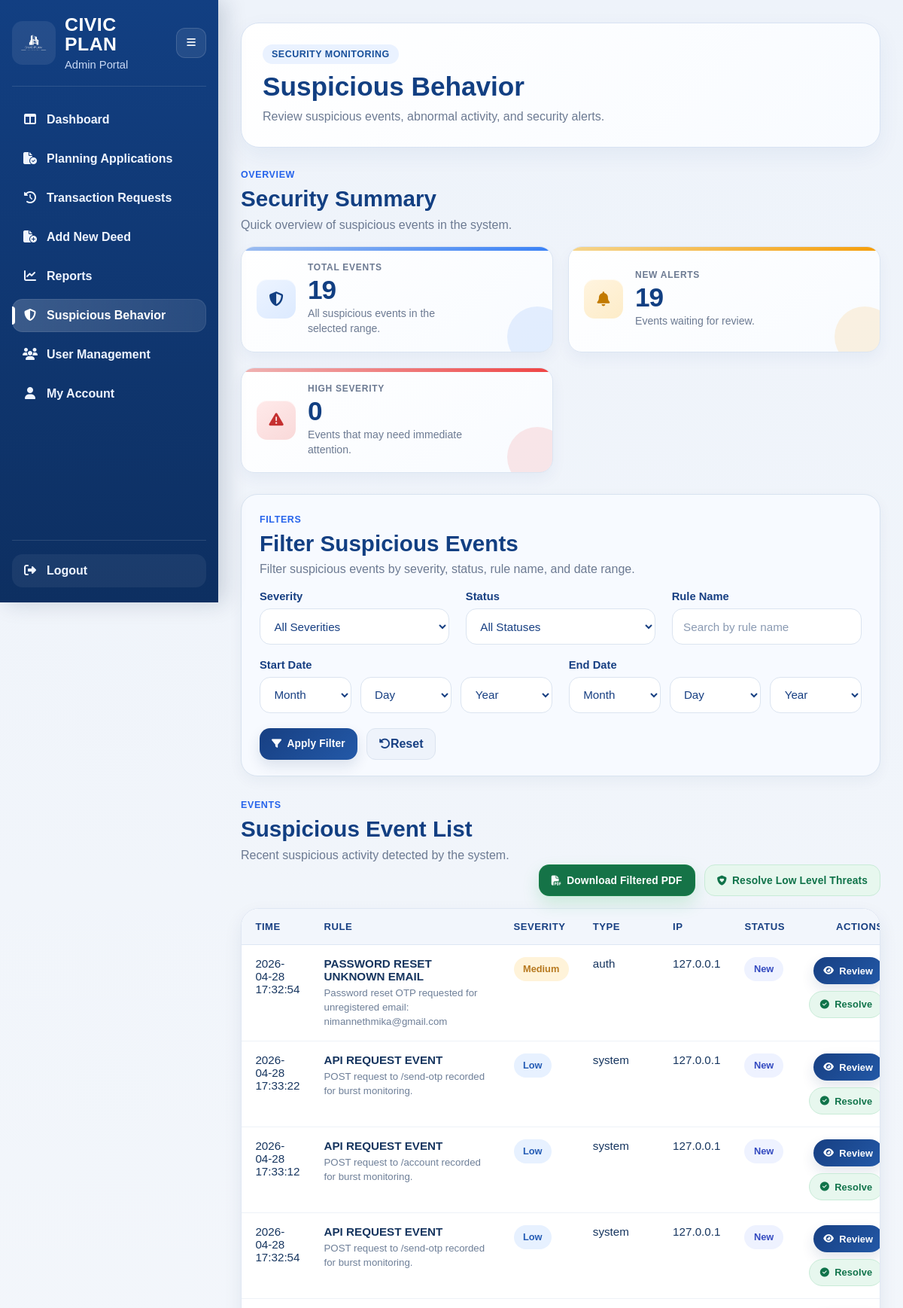
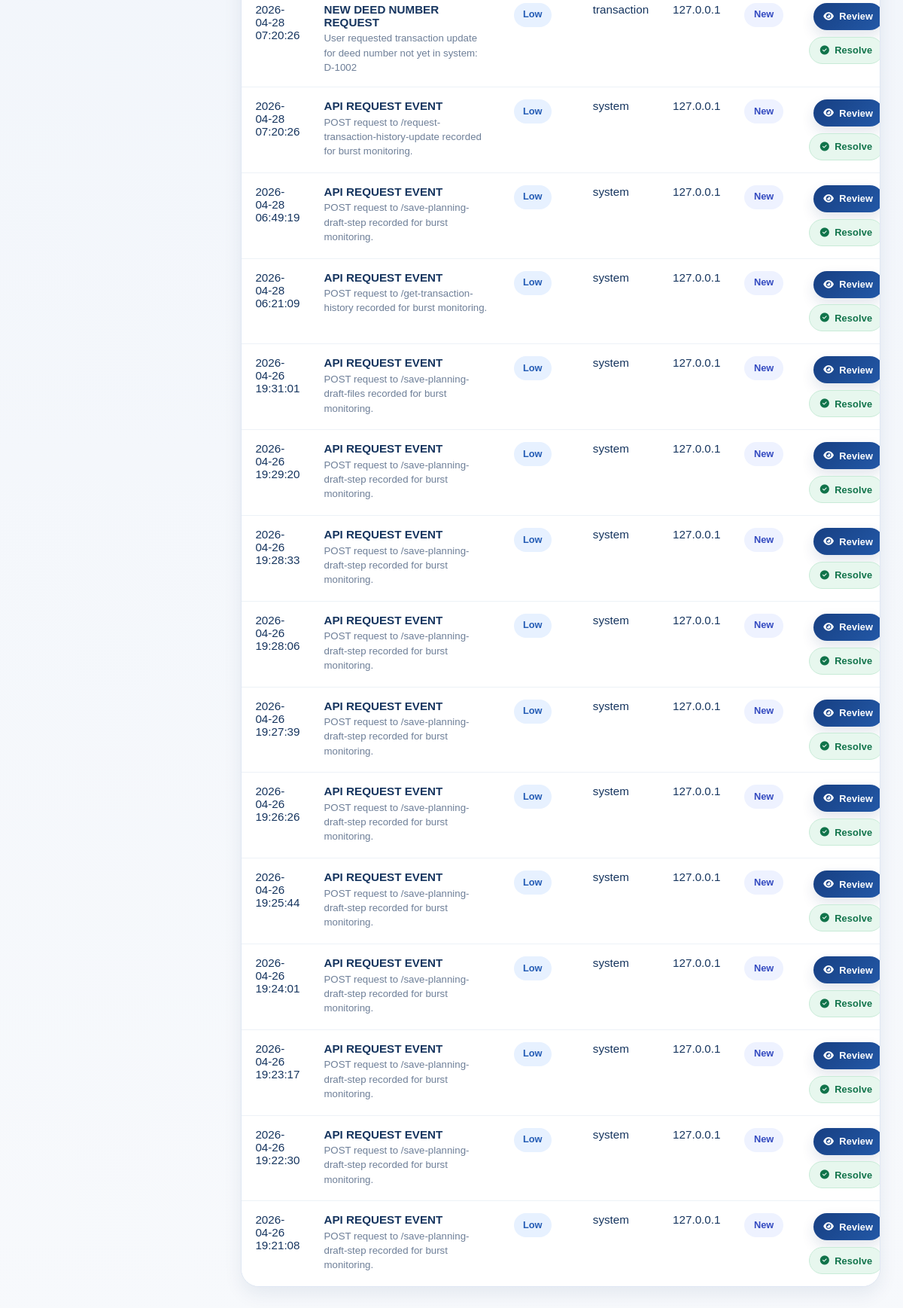
Page /admin/suspicious-behavior (signed in) on the committed database (2 pictures, top to bottom).
### tables this page shows
CREATE TABLE suspicious_events (
        event_id INTEGER PRIMARY KEY AUTOINCREMENT,
        user_id INTEGER,
        rule_name TEXT NOT NULL,
        severity TEXT NOT NULL DEFAULT 'low',
        event_type TEXT,
        route TEXT,
        ip_address TEXT,
        user_agent TEXT,
        event_count INTEGER DEFAULT 1,
        time_window_minutes INTEGER,
        status TEXT NOT NULL DEFAULT 'new',
        description TEXT,
        created_at TEXT DEFAULT CURRENT_TIMESTAMP,
        reviewed_at TEXT,
        reviewed_by INTEGER,
        FOREIGN KEY (user_id) REFERENCES users(user_id),
        FOREIGN KEY (reviewed_by) REFERENCES users(user_id)
    );

### routes/admin_security_routes.py (the view)
@admin_bp.route("/admin/suspicious-behavior")
def admin_suspicious_behavior():
    admin_user, redirect_response = admin_required()
    if redirect_response:
        return redirect_response
    severity = request.args.get("severity", "").strip()
    status = request.args.get("status", "").strip()
    rule_name = request.args.get("rule_name", "").strip()
    start_date = normalize_date_input(request.args.get("start_date", "").strip())
    end_date = normalize_date_input(request.args.get("end_date", "").strip())
    conn = get_connection()
    cursor = conn.cursor()
    overview = get_security_overview(cursor, start_date, end_date)
    events = get_suspicious_events(
        cursor,
        severity,
        status,
        rule_name,
        start_date,
        end_date,
    )
    top_rules = get_top_security_rules(cursor, start_date, end_date)
    conn.close()
    return render_template(
        "admin_suspicious_behavior.html",
        user=admin_user,
        overview=overview,
        events=events,
        top_rules=top_rules,
        severity=severity,
        status=status,
        rule_name=rule_name,
        start_date=start_date,
        end_date=end_date,
        active_page="suspicious_behavior",
    )

### templates/admin_suspicious_behavior.html (shortened to what this page needs)
<!DOCTYPE html>
<html lang="en">
<head>
    <link rel="stylesheet" href="{{ url_for('static', filename='admin_sidebar.css') }}" />
    <link rel="stylesheet" href="{{ url_for('static', filename='admin_dashboard.css') }}" />
    <link rel="stylesheet" href="{{ url_for('static', filename='admin_suspicious_behavior.css') }}">
    <link rel="stylesheet" href="https://cdnjs.cloudflare.com/ajax/libs/font-awesome/6.5.0/css/all.min.css" />
</head>
<body>
    <div class="dashboard-shell">
        {% include 'partials/admin_sidebar.html' %}
        <main class="main-content">
            <header class="topbar">
                <div class="topbar-copy">
                    <span class="page-label">Security Monitoring</span>
                    <h1>Suspicious Behavior</h1>
                    <p>Review suspicious events, abnormal activity, and security alerts.</p>
                </div>
            </header>
            <section class="stats-section">
                <div class="section-head">
                    <div>
                        <span class="section-kicker">Overview</span>
                        <h2>Security Summary</h2>
                        <p>Quick overview of suspicious events in the system.</p>
                    </div>
                </div>
                <div class="stats-grid application-stats-grid">
                    <div class="stat-card app-stat-card total">
                        <div class="stat-top-line"></div>
                        <div class="stat-icon">
                            <i class="fa-solid fa-shield-halved"></i>
                        </div>
                        <div class="stat-content">
                            <span class="stat-label">Total Events</span>
                            <h3>{{ overview.total_events }}</h3>
                            <p>All suspicious events in the selected range.</p>
                        </div>
                    </div>
                    <div class="stat-card app-stat-card pending">
                        <div class="stat-top-line"></div>
                        <div class="stat-icon">
                            <i class="fa-solid fa-bell"></i>
                        </div>
                        <div class="stat-content">
                            <span class="stat-label">New Alerts</span>
                            <h3>{{ overview.new_events }}</h3>
                            <p>Events waiting for review.</p>
                        </div>
                    </div>
                    <div class="stat-card app-stat-card rejected">
                        <div class="stat-top-line"></div>
                        <div class="stat-icon">
                            <i class="fa-solid fa-triangle-exclamation"></i>
                        </div>
                        <div class="stat-content">
                            <span class="stat-label">High Severity</span>
                            <h3>{{ overview.high_events }}</h3>
                            <p>Events that may need immediate attention.</p>
                        </div>
                    </div>
                </div>
            </section>
            <section class="stats-section">
                <div class="security-filter-panel">
                    <div class="section-head">
                        <div>
                            <span class="section-kicker">Filters</span>
                            <h2>Filter Suspicious Events</h2>
                            <p>Filter suspicious events by severity, status, rule name, and date range.</p>
                        </div>
                    </div>
                    <form method="GET" action="{{ url_for('admin.admin_suspicious_behavior') }}" class="security-filter-form">
                        <div class="filter-grid">
                            <div class="filter-field">
                                <label for="severity">Severity</label>
                                <select id="severity" name="severity">
                                    <option value="">All Severities</option>
                                </select>
                            </div>
                            <div class="filter-field">
                                <label for="status">Status</label>
                                <select id="status" name="status">
                                    <option value="">All Statuses</option>
                                </select>
                            </div>
                            <div class="filter-field">
                                <label for="rule_name">Rule Name</label>
                                <input
                                    type="text"
                                    id="rule_name"
                                    name="rule_name"
                                    value="{{ rule_name }}"
                                    placeholder="Search by rule name">
                            </div>
                            <div class="filter-field date-field">
                                <label>Start Date</label>
                                <div class="date-select-row">
                                    <select id="start_month">
                                        <option value="">Month</option>
                                    </select>
                                    <select id="start_day">
                                        <option value="">Day</option>
                                    </select>
                                    <select id="start_year">
                                        <option value="">Year</option>
                                    </select>
                                </div>
                            </div>
                            <div class="filter-field date-field">
                                <label>End Date</label>
                                <div class="date-select-row">
                                    <select id="end_month">
                                        <option value="">Month</option>
                                    </select>
                                    <select id="end_day">
                                        <option value="">Day</option>
                                    </select>
                                    <select id="end_year">
                                        <option value="">Year</option>
                                    </select>
                                </div>
                            </div>
                        </div>
                        <div class="filter-actions">
                            <button type="submit" class="btn-action btn-review">
                                <i class="fa-solid fa-filter"></i>
                                Apply Filter
                            </button>
                            <a href="{{ url_for('admin.admin_suspicious_behavior') }}" class="btn-reset-link">
                                <i class="fa-solid fa-rotate-left"></i>
                                Reset
                            </a>
                        </div>
                    </form>
                </div>
            </section>
            <section class="stats-section">
                <div class="section-head events-section-head">
                    <div>
                        <span class="section-kicker">Events</span>
                        <h2>Suspicious Event List</h2>
                        <p>Recent suspicious activity detected by the system.</p>
                    </div>
                    <div class="event-header-actions">
                        <form
                            id="securityDownloadForm"
                            method="POST"
                            action="{{ url_for('admin.download_suspicious_events_pdf') }}"
                            data-download-form
                        >
                            <button type="submit" class="btn-action btn-download">
                                <i class="fa-solid fa-file-pdf"></i>
                                Download Filtered PDF
                            </button>
                        </form>
                        <form
                            method="POST"
                            action="{{ url_for('admin.resolve_low_severity_events') }}"
                            data-confirm-form
                            data-confirm-title="Resolve Low Severity Events"
                            data-confirm-message="Are you sure you want to resolve all low severity events?"
                            data-confirm-detail="This action will update all matching low severity events as resolved."
                            data-confirm-button="Resolve All"
                            data-confirm-icon="fa-shield-halved"
                        >
                            <button type="submit" class="btn-action btn-resolve">
                                <i class="fa-solid fa-shield-heart"></i>
                                Resolve Low Level Threats
                            </button>
                        </form>
                    </div>
                </div>
                <div class="table-wrap">
                    <table class="security-table">
                        <thead>
                            <tr>
                                <th>Time</th>
                                <th>Rule</th>
                                <th>Severity</th>
                                <th>Type</th>
                                <th>IP</th>
                                <th>Status</th>
                                <th>Actions</th>
                            </tr>
                        </thead>
                        <tbody>
                            {% for event in events %}
                            <tr class="{% if event['severity'] | lower == 'high' %}high-row{% endif %}">
                                <td>{{ event['created_at'] or '-' }}</td>
                                <td>
                                    <div class="rule-cell">
                                        <strong>{{ event['rule_name'] | replace('_', ' ') }}</strong>
                                        {% if 'description' in event.keys() and event['description'] %}
                                        <small>{{ event['description'] }}</small>
                                        {% endif %}
                                    </div>
                                </td>
                                <td>
                                    <span class="severity-badge severity-{{ event['severity'] | lower }}">
                                        {{ event['severity'] }}
                                    </span>
                                </td>
                                <td>{{ event['event_type'] or '-' }}</td>
                                <td>{{ event['ip_address'] or '-' }}</td>
                                <td>
                                    <span class="status-pill status-{{ event['status'] | lower }}">
                                        {{ event['status'] }}
                                    </span>
                                </td>
                                <td>
                                    <div class="security-actions">
                                        {% if event['status'] | lower != 'resolved' %}
                                        <form method="POST" action="{{ url_for('admin.mark_suspicious_event_reviewed', event_id=event['event_id']) }}">
                                            <button type="submit" class="btn-action btn-review btn-small">
                                                <i class="fa-solid fa-eye"></i>
                                                Review
                                            </button>
                                        </form>
                                        {% endif %}
                                        {% if event['status'] | lower != 'resolved' %}
                                        <form
                                            method="POST"
                                            action="{{ url_for('admin.mark_suspicious_event_resolved', event_id=event['event_id']) }}"
                                            data-confirm-form
                                            data-confirm-title="Resolve Suspicious Event"
                                            data-confirm-message="Are you sure you want to mark this suspicious event as resolved?"
                                            data-confirm-detail="This event will be moved to the resolved status."
                                            data-confirm-button="Resolve Event"
                                            data-confirm-icon="fa-circle-check"
                                        >
                                            <button type="submit" class="btn-action btn-resolve btn-small">
                                                <i class="fa-solid fa-circle-check"></i>
                                                Resolve
                                            </button>
                                        </form>
                                        {% else %}
                                        <span class="resolved-text">
                                            <i class="fa-solid fa-check-circle"></i>
                                            No actions
                                        </span>
                                        {% endif %}
                                    </div>
                                </td>
                            </tr>
                            {% else %}
                            <tr>
                                <td colspan="7" class="empty-cell">No suspicious events found.</td>
                            </tr>
                            {% endfor %}
                        </tbody>
                    </table>
                </div>
            </section>
        </main>
    </div>
</body>
</html>

### rows in the picture
suspicious_events: created_at "2026-04-28 17:32:54", rule_name "PASSWORD RESET UNKNOWN EMAIL", description "Password reset OTP requested for unregistered email: nimannethmika@gmail.com", severity "Medium", event_type "auth", ip_address "127.0.0.1", status "New"
suspicious_events: created_at "2026-04-28 17:33:22", rule_name "API REQUEST EVENT", description "POST request to /send-otp recorded for burst monitoring.", severity "Low", event_type "system", ip_address "127.0.0.1", status "New"
suspicious_events: created_at "2026-04-28 17:33:12", rule_name "API REQUEST EVENT", description "POST request to /account recorded for burst monitoring.", severity "Low", event_type "system", ip_address "127.0.0.1", status "New"
suspicious_events: created_at "2026-04-28 17:32:54", rule_name "API REQUEST EVENT", description "POST request to /send-otp recorded for burst monitoring.", severity "Low", event_type "system", ip_address "127.0.0.1", status "New"
suspicious_events: created_at "2026-04-28 07:20:26", rule_name "NEW DEED NUMBER REQUEST", description "User requested transaction update for deed number not yet in system: D-1002", severity "Low", event_type "transaction", ip_address "127.0.0.1", status "New"
suspicious_events: created_at "2026-04-28 07:20:26", rule_name "API REQUEST EVENT", description "POST request to /request-transaction-history-update recorded for burst monitoring.", severity "Low", event_type "system", ip_address "127.0.0.1", status "New"
suspicious_events: created_at "2026-04-28 06:49:19", rule_name "API REQUEST EVENT", description "POST request to /save-planning-draft-step recorded for burst monitoring.", severity "Low", event_type "system", ip_address "127.0.0.1", status "New"
suspicious_events: created_at "2026-04-28 06:21:09", rule_name "API REQUEST EVENT", description "POST request to /get-transaction-history recorded for burst monitoring.", severity "Low", event_type "system", ip_address "127.0.0.1", status "New"
suspicious_events: created_at "2026-04-26 19:31:01", rule_name "API REQUEST EVENT", description "POST request to /save-planning-draft-files recorded for burst monitoring.", severity "Low", event_type "system", ip_address "127.0.0.1", status "New"
suspicious_events: created_at "2026-04-26 19:29:20", rule_name "API REQUEST EVENT", description "POST request to /save-planning-draft-step recorded for burst monitoring.", severity "Low", event_type "system", ip_address "127.0.0.1", status "New"
suspicious_events: created_at "2026-04-26 19:28:33", rule_name "API REQUEST EVENT", description "POST request to /save-planning-draft-step recorded for burst monitoring.", severity "Low", event_type "system", ip_address "127.0.0.1", status "New"
suspicious_events: created_at "2026-04-26 19:28:06", rule_name "API REQUEST EVENT", description "POST request to /save-planning-draft-step recorded for burst monitoring.", severity "Low", event_type "system", ip_address "127.0.0.1", status "New"
suspicious_events: created_at "2026-04-26 19:27:39", rule_name "API REQUEST EVENT", description "POST request to /save-planning-draft-step recorded for burst monitoring.", severity "Low", event_type "system", ip_address "127.0.0.1", status "New"
suspicious_events: created_at "2026-04-26 19:26:26", rule_name "API REQUEST EVENT", description "POST request to /save-planning-draft-step recorded for burst monitoring.", severity "Low", event_type "system", ip_address "127.0.0.1", status "New"
suspicious_events: created_at "2026-04-26 19:25:44", rule_name "API REQUEST EVENT", description "POST request to /save-planning-draft-step recorded for burst monitoring.", severity "Low", event_type "system", ip_address "127.0.0.1", status "New"
suspicious_events: created_at "2026-04-26 19:24:01", rule_name "API REQUEST EVENT", description "POST request to /save-planning-draft-step recorded for burst monitoring.", severity "Low", event_type "system", ip_address "127.0.0.1", status "New"
suspicious_events: created_at "2026-04-26 19:23:17", rule_name "API REQUEST EVENT", description "POST request to /save-planning-draft-step recorded for burst monitoring.", severity "Low", event_type "system", ip_address "127.0.0.1", status "New"
suspicious_events: created_at "2026-04-26 19:22:30", rule_name "API REQUEST EVENT", description "POST request to /save-planning-draft-step recorded for burst monitoring.", severity "Low", event_type "system", ip_address "127.0.0.1", status "New"
suspicious_events: created_at "2026-04-26 19:21:08", rule_name "API REQUEST EVENT", description "POST request to /save-planning-draft-step recorded for burst monitoring.", severity "Low", event_type "system", ip_address "127.0.0.1", status "New"

### other values in the picture
{{ overview.total_events }} "19"
{{ overview.new_events }} "19"
{{ overview.high_events }} "0"
